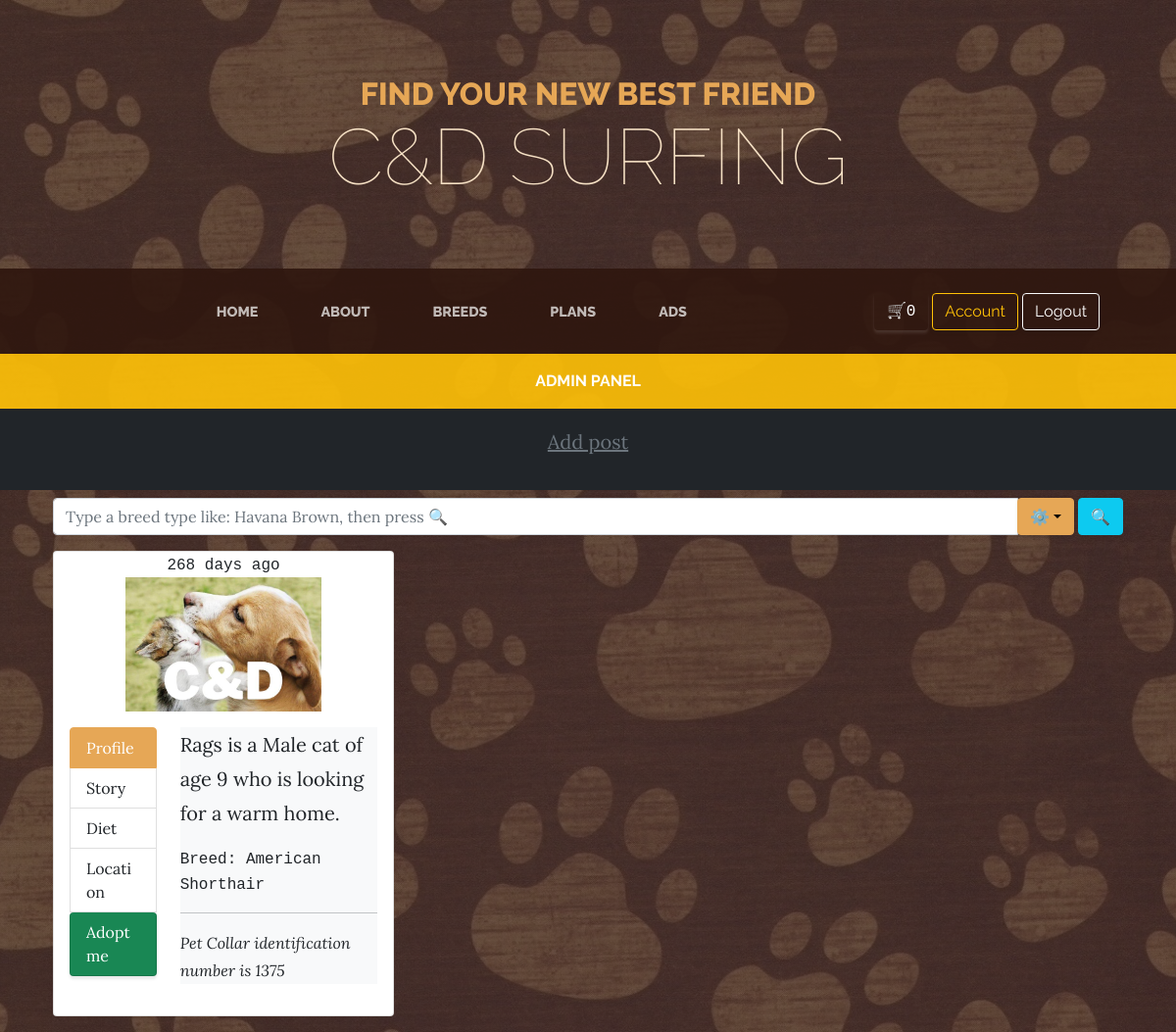
/ads.php?q=74 (signed in), run on the app's committed database.
### tables this page shows
CREATE TABLE `pet_details` (
  `pet_id` int(11) NOT NULL,
  `owner_id` int(11) NOT NULL,
  `breed_id` int(11) NOT NULL,
  `name` varchar(255) NOT NULL,
  `gender` varchar(255) NOT NULL,
  `age` int(11) NOT NULL,
  `size` varchar(255) NOT NULL DEFAULT 'Medium',
  `color` varchar(255) NOT NULL DEFAULT 'Black',
  `story` varchar(255) NOT NULL,
  `diet` text NOT NULL,
  `register_date` datetime DEFAULT current_timestamp(),
  `healthcare_id` int(11) DEFAULT floor(4 + rand() * (7 - 4 + 1)),
  `online_purchased` tinyint(1) DEFAULT 0
);

CREATE TABLE `breeds` (
  `breed_id` int(11) NOT NULL,
  `isFeline` tinyint(1) NOT NULL,
  `image_link` varchar(255) NOT NULL,
  `length` varchar(255) NOT NULL,
  `good_with_children` int(11) NOT NULL,
  `good_with_dogs` int(11) NOT NULL,
  `shedding` int(11) NOT NULL,
  `grooming` int(11) NOT NULL,
  `drooling` int(11) NOT NULL,
  `coat_length` int(11) NOT NULL,
  `good_with_strangers` int(11) NOT NULL,
  `playfulness` int(11) NOT NULL,
  `protectiveness` int(11) NOT NULL,
  `trainability` int(11) NOT NULL,
  `energy` int(11) NOT NULL,
  `vocal_communication` int(11) NOT NULL,
  `min_life_expectancy` int(11) NOT NULL,
  `max_life_expectancy` int(11) NOT NULL,
  `max_height_male` int(11) NOT NULL,
  `max_height_female` int(11) NOT NULL,
  `max_weight_male` int(11) NOT NULL,
  `max_weight_female` int(11) NOT NULL,
  `min_height_male` int(11) NOT NULL,
  `min_height_female` int(11) NOT NULL,
  `min_weight_male` int(11) NOT NULL,
  `min_weight_female` int(11) NOT NULL,
  `name` varchar(255) NOT NULL,
  `origin` varchar(255) NOT NULL,
  `intelligence` int(11) NOT NULL,
  `other_pets_friendly` int(11) NOT NULL,
  `family_friendly` int(11) NOT NULL,
  `general_health` int(11) NOT NULL
);

### ads.php (the view, shortened to what this page needs)
<?php include_once 'includes/header.php'; ?>
<?php if (!empty($email)) : ?>
    <?php include_once "pdo.php" ?>
    <?php
    if (
        !empty($_GET['q'])
        && is_numeric($_GET['q'])
    ) {
        $breed_id = htmlspecialchars($_GET['q'], ENT_QUOTES);
    }
    ?>
    <?php
    $sql = "SELECT can_advertise FROM USERS WHERE email = :u;";
    $stmt = $pdo->prepare($sql);
    $stmt->execute(array(':u' => $email));
    $row = $stmt->fetch(PDO::FETCH_ASSOC);
    $user = new User($row);
    ?>
    <?php if (!$user->can_advertise) : ?>
        <div id="addPost" class="p-3 mb-2 bg-dark">
            <p class="lead text-center">
                <a class="text-muted" onclick="unauth()" href="#">Add post</a>
            </p>
        </div>
    <?php endif; ?>
    <section class="">
        <div class="container">
            <div id='adRow' class="row">
                <div class="input-group" id="boot-search-box">
                    <input name="petinput" id="petinput" type="text" class="form-control" placeholder="Type a breed type like: Havana Brown, then press 🔍">
                    <div class="input-group-btn">
                        <div class="btn-group" role="group">
                            <div class="dropdown dropdown-lg">
                                <button id="btnAdvanced" type="button" class="btn btn-primary dropdown-toggle" data-bs-toggle="dropdown" aria-expanded="false" data-bs-auto-close="outside">⚙️</button>
                                <button type="button" id="btnFilterPet" class="btn btn-info">🔍</button>
                            </div>
                        </div>
                    </div>
                </div>
                            <?php
                            $sql = "select name from breeds;";
                            $stmt = $pdo->prepare($sql);
                            $stmt->execute();
                            ?>
                <?php
                if (
                    !empty($breed_id)
                    && is_numeric($breed_id)
                ) {
                    $sql = "SELECT p.pet_id,b.name as bname, b.isFeline, gender, age,p.name,story,diet,u.zipcode,datediff(now(),a.advertised_date) as days FROM pet_details p
                    join ads a on p.pet_id=a.pet_id
                    join users u on p.owner_id =u.user_id
                    join breeds b on p.breed_id= b.breed_id
                    where p.breed_id = :b
                    order by days;";
                    $stmt = $pdo->prepare($sql);
                    $stmt->execute(array(":b" => $breed_id));
                }
                $row = $stmt->fetch(PDO::FETCH_ASSOC);
                while ($row) {
                    $pet = new Pet($row);
                    echo <<<AD
                    <div class="individual-ad col-md-6 col-lg-4">
                    <div class="card my-3">
                    <div class="card-thumbnail">
                    <div class="text-center"><samp>$pet->days days ago</samp></div>
                    <img src="./assets/img/breed_details.jpg" width="200" class="img-fluid mx-auto d-block" alt="thumbnail">
                    </div>
                    <div class="card-body">
                    <div class="row">
                    <div class="col-4">
                    <div class="list-group" id="list-tab$pet->pet_id" role="tablist">
                    <a class="list-group-item list-group-item-action active" id="list-home-list$pet->pet_id" data-bs-toggle="list" href="#list-home" role="tab" aria-controls="list-home$pet->pet_id">Profile</a>
                    <a class="list-group-item list-group-item-action" id="list-profile-list$pet->pet_id" data-bs-toggle="list" href="#list-profile" role="tab" aria-controls="list-profile$pet->pet_id">Story</a>
                    <a class="list-group-item list-group-item-action" id="list-messages-list$pet->pet_id" data-bs-toggle="list" href="#list-messages" role="tab" aria-controls="list-messages$pet->pet_id">Diet</a>
                    <a class="list-group-item list-group-item-action" id="list-settings-list$pet->pet_id" data-bs-toggle="list" href="#list-settings" role="tab" aria-controls="list-settings$pet->pet_id">Location</a>
                    <a class="btn text-white bg-success list-group-item list-group-item-action" id="list-adopt-list$pet->pet_id" href="ads.php?adopted_pet=$pet->pet_id">Adopt me</a>
                    AD;
                ?>
                <?php
                    echo <<<AD
                    </div>
                    </div>
                    <div class="col-8">
                    <div class="bg-light tab-content" id="nav-tabContent$pet->pet_id">
                    <div class="tab-pane active" id="list-home$pet->pet_id" role="tabpanel" aria-labelledby="list-home-list$pet->pet_id">
                    <p class='lead'>$pet->name is a $pet->gender
                    AD;
                    if ($pet->isFeline) {
                        echo "cat";
                    } else {
                        echo "dog";
                    }
                    echo <<<AD
                     of age $pet->age who is looking for a warm home.</p> <samp>Breed: $pet->bname</samp> <hr><p><em>Pet Collar identification number is $pet->pet_id</em></p>
                    AD;
                    echo <<<ADD
                    </div>
                    <div class="tab-pane" id="list-profile$pet->pet_id" role="tabpanel" aria-labelledby="list-profile-list$pet->pet_id">$pet->story</div>
                    <div class="tab-pane" id="list-messages$pet->pet_id" role="tabpanel" aria-labelledby="list-messages-list$pet->pet_id">$pet->diet</div>
                    $pet->pet_id$pet->pet_id $pet->zipcode
                    </div>
                    </div>
                    </div>
                    </div>
                    </div>
                    </div>
                    $("#list-home-list$pet->pet_id").click(function() {
                    $("#list-home$pet->pet_id").toggle();
                    $("#list-profile$pet->pet_id").hide()
                    $("#list-messages$pet->pet_id").hide();
                    $("#list-settings$pet->pet_id").hide();
                    $("#list-home-list$pet->pet_id").addClass('active');
                    $("#list-profile-list$pet->pet_id").removeClass('active');
                    $("#list-messages-list$pet->pet_id").removeClass('active');
                    $("#list-settings-list$pet->pet_id").removeClass('active');
                    $("#list-profile-list$pet->pet_id").click(function() {
                    $("#list-profile$pet->pet_id").toggle();
                    $("#list-home$pet->pet_id").hide()
                    $("#list-messages$pet->pet_id").hide();
                    $("#list-settings$pet->pet_id").hide();
                    $("#list-profile-list$pet->pet_id").addClass('active');
                    $("#list-home-list$pet->pet_id").removeClass('active');
                    $("#list-messages-list$pet->pet_id").removeClass('active');
                    $("#list-settings-list$pet->pet_id").removeClass('active');
                    $("#list-messages-list$pet->pet_id").click(function() {
                    $("#list-messages$pet->pet_id").toggle();
                    $("#list-profile$pet->pet_id").hide()
                    $("#list-home$pet->pet_id").hide();
                    $("#list-settings$pet->pet_id").hide();
                    $("#list-messages-list$pet->pet_id").addClass('active');
                    $("#list-home-list$pet->pet_id").removeClass('active');
                    $("#list-profile-list$pet->pet_id").removeClass('active');
                    $("#list-settings-list$pet->pet_id").removeClass('active');
                    $("#list-settings-list$pet->pet_id").click(function() {
                    $("#list-settings$pet->pet_id").toggle();
                    $("#list-profile$pet->pet_id").hide()
                    $("#list-messages$pet->pet_id").hide();
                    $("#list-home$pet->pet_id").hide();
                    $("#list-settings-list$pet->pet_id").addClass('active');
                    $("#list-home-list$pet->pet_id").removeClass('active');
                    $("#list-profile-list$pet->pet_id").removeClass('active');
                    $("#list-messages-list$pet->pet_id").removeClass('active');
                    ADD;
                    $row = $stmt->fetch(PDO::FETCH_ASSOC);
                }
                ?>
            </div>
        </div>
    </section>
<?php endif; ?>

### data on the page
pet_details: days "268", name "Rags", gender "Male", age "9", breed.name "American Shorthair", pet_id "1375"

### other printed values
$basketCounter "0"
